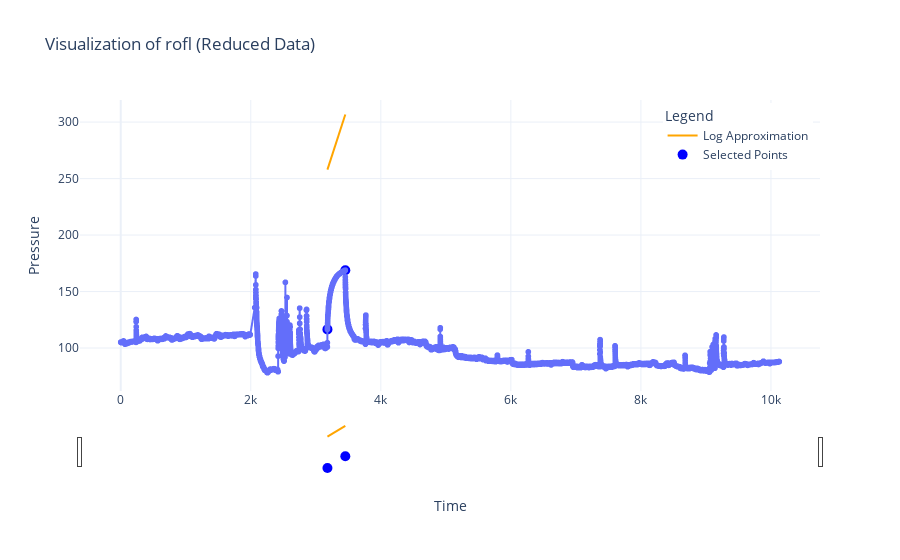

Notebook source saved alongside this figure:
### Code cell
plot_data(df, 'rofl', 3178.7994444444444, 116.4971, 3453.688, 168.9249, 0.0001)вы
# надо подобрать параметры
